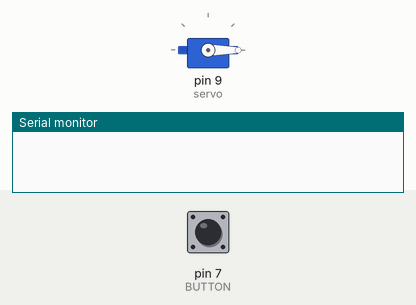
A sketch run on a simulated Arduino Uno, built with avr-gcc and run on an emulated ATmega328P. Parts: servo, the last lines printed to the serial monitor. Inputs (shaded band) come from the test bench; at power-on: pin 7 (BUTTON) LOW.

Above: at 1.2 s.
1.3 s: pin 7 (BUTTON) pulled HIGH for 0.15 s
At 2.5 s:
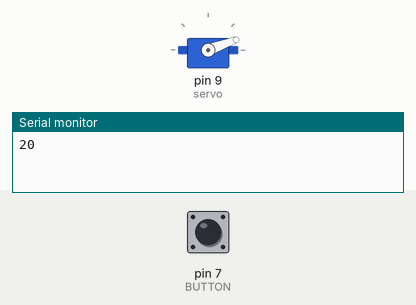
2.9 s: pin 7 (BUTTON) pulled HIGH for 1 s
At 3.9 s:
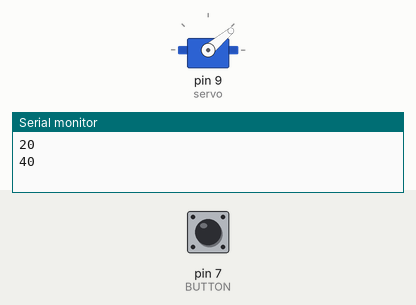
5.4 s: pin 7 (BUTTON) pulled HIGH for 0.15 s
At 6.6 s:
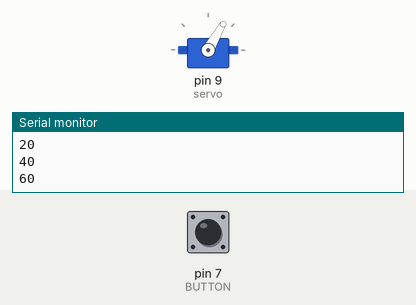
7.0 s: pin 7 (BUTTON) pulled HIGH for 3.2 s
At 8.1 s:
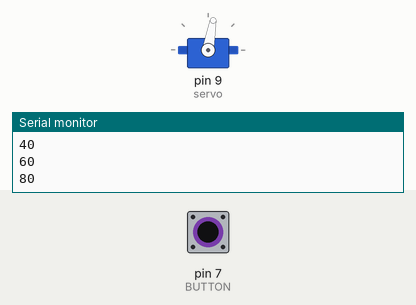
11.7 s: pin 7 (BUTTON) pulled HIGH for 0.15 s
At 12.8 s:
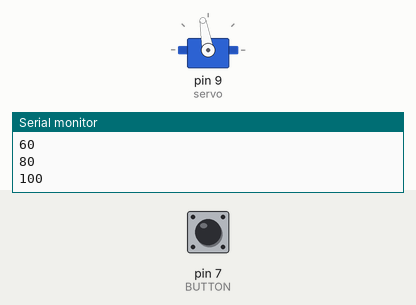
13.3 s: pin 7 (BUTTON) pulled HIGH for 1 s
At 14.2 s:
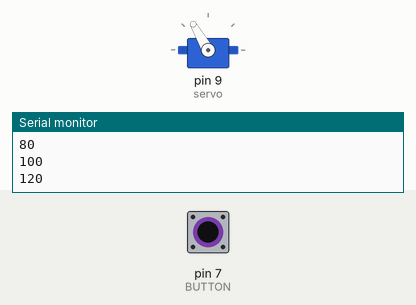
Timing chart, 0 to 16.3 s (numbered marks = the images above; inputs shaded):
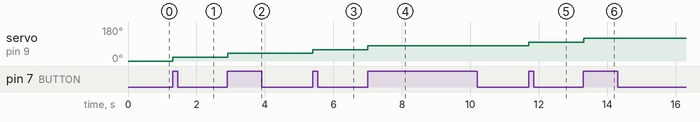

The sketch:

serial.ino
```cpp
#include <Servo.h>
Servo servo;
const int BUTTON=7;
int prev_state;
int degree;
int dir;
void setup() {
  Serial.begin(9600);
  servo.attach(9);
  pinMode(BUTTON,INPUT);
  prev_state=LOW;
  degree=0;
  dir=20;

}

void loop() {

  int input=digitalRead(BUTTON);
  if(input==HIGH && prev_state==LOW){     //버튼이 눌리면
    degree+=dir;
    if(degree>=180){
      degree=180;
      dir=-20;
    }
    else if(degree<=0){
      degree=0;
      dir=20;
    }
    Serial.println(degree);
  }
  servo.write(degree);

  prev_state=input;
  delay(20);

}
```

Measured:
- after the input at 1.3 s, servo on pin 9 (servo): 0° → 20° at once
- after the input at 2.9 s, servo on pin 9 (servo): 20° → 40° at once
- after the input at 5.4 s, servo on pin 9 (servo): 40° → 60° at once
- after the input at 7.0 s, servo on pin 9 (servo): 60° → 80° at once
- after the input at 11.7 s, servo on pin 9 (servo): 80° → 100° at once
- after the input at 13.3 s, servo on pin 9 (servo): 100° → 120° at once
